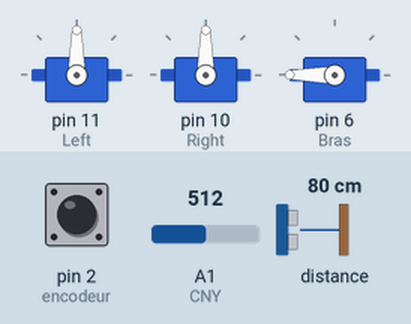
Recording of a sketch running on a simulated Arduino Uno, built with avr-gcc and run on an emulated ATmega328P. Parts: 3 × servo. Inputs (shaded band) come from the test bench; at power-on: A1 (CNY) = 512, pin 2 (encodeur) HIGH, distance to the obstacle 80 cm. What the sketch prints to the serial monitor is not drawn.

Above: at 0.7 s.
1.3 s: A1 (CNY) set to 104
4.5 s: A1 (CNY) set to 93
At 4.9 s:
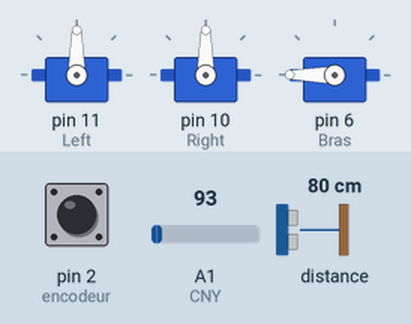
At 6.2 s:
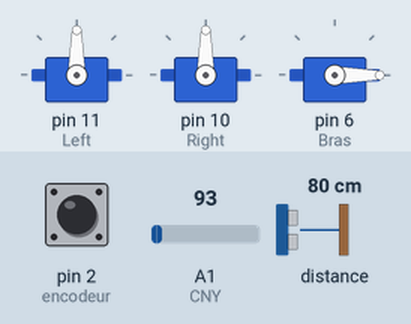
Timing chart, 0 to 7.7 s (numbered marks = the images above; inputs shaded):
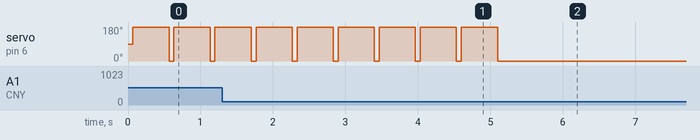

Measured:
- the behaviour switches between 100 and 99 on A1 (CNY) (found by bisection; images 0 and 1)
- after the input at 4.5 s, servo on pin 6 (Bras): goes on until 5.1 s, then stays 0°
- by itself, servo on pin 6 (Bras): alternates 180° for 0.50 s and 0° for 0.07 s

The sketch:

Code_Arduino_Robot_Mapping_2D.ino
```cpp
#include <Servo.h> //accès à la librairie servo
#include "Adafruit_VL53L0X.h" //accès à la librairie des deux capteurs optiques utilisés
#define CNY A1 //capteur optique sur A1

Servo Left; //déclaration moteur roue gauche
Servo Right; //déclaration moteur roue droite
Servo Bras; //déclaration moteur bras qui servira à déposer la bande noire de la condition d'arrêt du robot

const int encodeur= 2; //variable servant à la déclaration de l'encodeur dans le pin 2

long ticks= 0; //initialisation nombre d'impulsions encodeur

Adafruit_VL53L0X capteurD = Adafruit_VL53L0X();//création d'un objet de type Adafruit_VL53L0X pour le capteur droit
Adafruit_VL53L0X capteurF = Adafruit_VL53L0X();//création d'un objet de type Adafruit_VL53L0Xpour le capteur frontal

void setup() {

  pinMode(encodeur, INPUT_PULLUP);// déclaration de l'encodeur

  //Appel de la fonction countTicks à chaque fois qu'il y a un changement haut-bas ou bas-haut pour le pin de l'encodeur
  attachInterrupt(digitalPinToInterrupt(encodeur),countTicks,CHANGE);


  Serial.begin(9600);

  while (! Serial) { delay (1); } //attente de l'établissement de la connexion série

  Left.attach(11); //moteur roue gauche sur l'entrée 11
  Right.attach(10); //moteur roue droite sur l'entrée 10
  Bras.attach(6); //moteur bras sur l'entrée 6
  pinMode(CNY, INPUT); // déclaration du capteur optique

}


//fonction appelée pour incrémenter le nombre d'impultions à chaque fois qu'il y a un changement haut-bas ou bas-haut au niveau du pin de l'encodeur
void countTicks(){
  ticks++;
  }

//création de la fonction qui transforme le nombre d'impulsions (ticks) en une distance réelle parcourie en mm par la roue
float distance_reelle_parcourue(int x){
  //une révolution de roue correspond à une certaine distance parcourue
  //cette distance est égale à pi*diamètre de la roue
  //on suppose ici que le diamètre de la roue fait 50mm
  const float circomference=3.14*50; //cela vaut 157mm
  //une révolution de roue correspond à 100 révolutions du moteur (valeur arbitraire selon de type de moteur)
  const int coef_roue_moteur=100;
  //une révolution de moteur correspond à 8 impulsions pour l'encodeur vu que c'est un encodeur à 8 pôles
  const int coef_moteur_impulsion=8;
  //on en déduit que une révolution de roue correspond à 8*100=800 impulsions
  int coef_roue_impulsion=coef_roue_moteur*coef_moteur_impulsion;
  //on sait alors que 800 impultions correspondent à 157mm de distance
  //on peut alors calculer à combien de mm correspond chaque impultion
  float coef=circomference/coef_roue_impulsion; //cela vaut 0.2mm
  //chaque impultion correspond donc à une distane parcourue de 0.2mm
  //si l'encodeur de la roue compte par exemple 1000 impultions à un moment donné, cela veut dire que sa roue a parcourie une distance de 200mm
  return x*coef;
  }

//Fonction transformant un réel x en un String à 5 lettres, fonction utilisée pour la collecte de points
//Transformer x en un entier de 5 chiffres ne signifie pas augmenter sa valeur puisque les chiffres manquants
//seront ajoutés sous forme de 0, les zéros étant ajoutés à gauche du nombre déjà existant et non pas à sa droite.


void loop() {

//déclaration de la variable qui correspond à la distance réelle parcourue par les deux roues
float distance=ticks*distance_reelle_parcourue(ticks); //distance parcourue par les roues quand le robot avance
//remarque: cette valeur ne nous intéresse pas lorsque le robot tourner sur lui-même car il n'avance pas et reste à la même position avec les même coordonnées

//création de la variable mesure où l'on va stocker la mesure du capteur droit en mm
VL53L0X_RangingMeasurementData_t measureD;
//création de la variable mesure où l'on va stocker la mesure du capteur frontal en mm
VL53L0X_RangingMeasurementData_t measureF;

//Lecture des données renvoyées par le capteur droit
capteurD.rangingTest(&measureD, false);
//Lecture des données renvoyées par le capteur frontal
capteurF.rangingTest(&measureF, false);

//déclaration d'une variable renvoyant l'information receuillie par le capteur CNY070
int valeur_CNY= analogRead(CNY);


//CODE
/*Pour que notre code marche normalement, on doit supposer que le robot est à la position (0,0) et son angle vaut 0° à l'instant initial et que celui-ci commence par longer le mur qui sera
considéré comme l'axe des X, l'axe Y étant celui perpendiculaire à l'axe des X*/

//INITIALISATION DESSIN SURFACE
Serial.print("0000*");

//INITIALISATION POSITION ET ANGLE DU ROBOT A L'INSTANT INITIAL
float x=0;
float y=0;
float alpha=0;
int e=100; //distance entre les roues du robot
Bras.write(180);//Le servo Bras fait un angle 180° et dépose la bande adhésive noire sur le sol avant de commencer la boucle
delay(500);
Bras.write(0);//Le servo Bras revient à sa position initiale

//Si un capteur est à moins de 50mm d'un mur, on considère qu'il est ON. Sinon, il est OFF
//Si le capteur droit est ON et que le capteur frontal est OFF le robot avance

while (valeur_CNY<100) {
//On sort de la boucle lorsque le parcous sera terminé, çad lorsque la bande noire sera détectée par le capteur CNY070.
//L'initialisation de la position du robot et de son angle à 0 a alors du sens puisqu'on ne revient pas à la valeur 0 du moment qu'on ne sort pas de la boucle

// Si le capteur de devant est OFF et le capteur droit est ON, le robot est en train de longer le mur. Donc on continue tout droit
if (measureD.RangeMilliMeter<50 && measureF.RangeMilliMeter>=50){
  Left.write(180);
  Right.write(0);
  x=x+distance*cos(alpha);
  y=y+distance*sin(alpha);
  //transformation de x et y en des String à 5 lettres pour des raisons expliquées dans le code processing qui sert à visualiser la surface
  String x1=String((int)(x));
  String y1=String((int)(y));

 Serial.print(x1+y1+"*");

//le robot se retrouve face à un coin de la pièce. Le robot doit donc tourner sur place à gauche(plan orienté)

if (measureD.RangeMilliMeter<50 && measureF.RangeMilliMeter<50){
  Left.write(0);
  Right.write(0);
  alpha=alpha+atan(distance/e); //incrémentation angle positive car on tourne à gauche (plan orienté)
  String x1=String((int)(x));
  String y1=String((int)(y));

Serial.print(x1+y1+"*");

  delay(100);
  }


//Si le capteur droit est OFF et que le capteur frontal est OFF, le robot est en train de s’éloigner du mur. Le robot doit donc tourner sur place à droite(plan orienté)
if (measureD.RangeMilliMeter>=50 && measureF.RangeMilliMeter>=50){
  Left.write(180);
  Right.write(180);
  alpha=alpha-atan(distance/e); //incrémentation angle négative car on tourne à droite
  String x1=String((int)(x));
  String y1=String((int)(y));

  Serial.print(x1+y1+"*");

  delay(100);
  }
distance=0; //réinitialisation de distanceD pour qu'il serve à inrémenter x et y par l'intermédiaire de +distanceD*cos(alpha) et ce par rapport à la dernière position
//Remarque: il ne faut pas réinitialiser l'angle alpha car on veut qu'il s'accumule pour savoir l'angle du robot dans la pièce à chaque delta t
}


}


}
```
